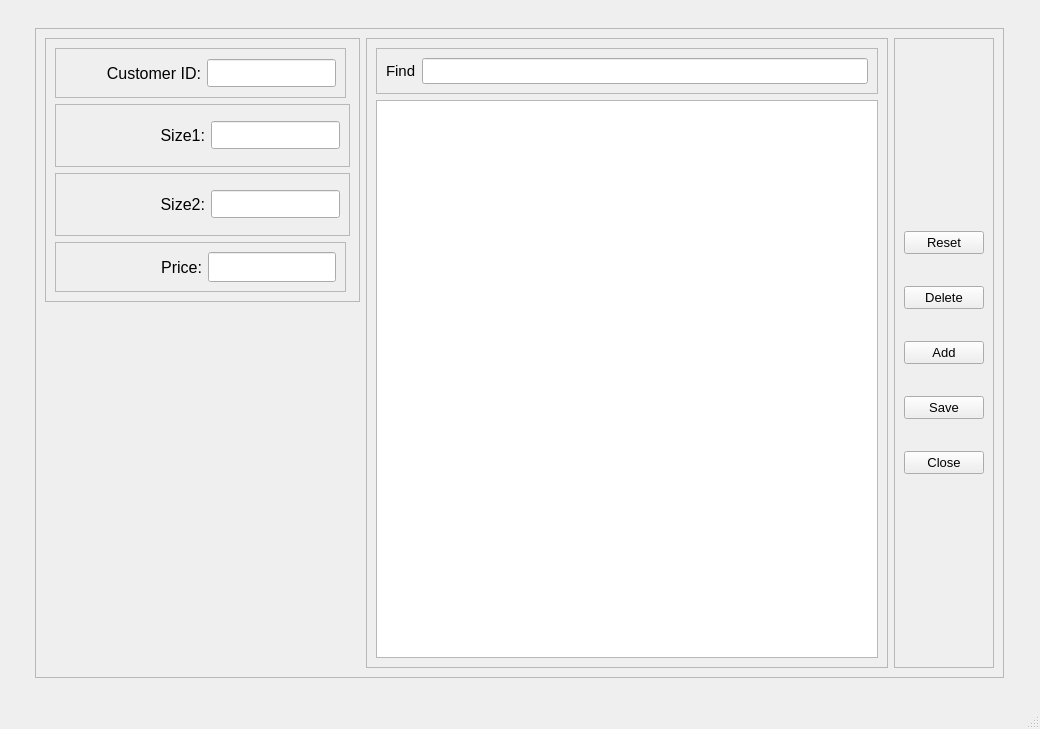
<?xml version="1.0" encoding="UTF-8"?>
<ui version="4.0">
 <class>PTCharge</class>
 <widget class="QMainWindow" name="PTCharge">
  <property name="geometry">
   <rect>
    <x>0</x>
    <y>0</y>
    <width>1040</width>
    <height>729</height>
   </rect>
  </property>
  <property name="minimumSize">
   <size>
    <width>997</width>
    <height>729</height>
   </size>
  </property>
  <property name="windowTitle">
   <string>A19. Finger Joint KD Charge</string>
  </property>
  <property name="styleSheet">
   <string notr="true"/>
  </property>
  <widget class="QWidget" name="centralwidget">
   <layout class="QGridLayout" name="gridLayout">
    <item row="0" column="0" alignment="Qt::AlignHCenter|Qt::AlignVCenter">
     <widget class="QFrame" name="frame">
      <property name="maximumSize">
       <size>
        <width>975</width>
        <height>654</height>
       </size>
      </property>
      <property name="frameShape">
       <enum>QFrame::StyledPanel</enum>
      </property>
      <property name="frameShadow">
       <enum>QFrame::Raised</enum>
      </property>
      <layout class="QHBoxLayout" name="horizontalLayout">
       <item alignment="Qt::AlignLeft|Qt::AlignTop">
        <widget class="QFrame" name="frame_2">
         <property name="minimumSize">
          <size>
           <width>315</width>
           <height>264</height>
          </size>
         </property>
         <property name="maximumSize">
          <size>
           <width>315</width>
           <height>131</height>
          </size>
         </property>
         <property name="frameShape">
          <enum>QFrame::StyledPanel</enum>
         </property>
         <property name="frameShadow">
          <enum>QFrame::Raised</enum>
         </property>
         <layout class="QVBoxLayout" name="verticalLayout">
          <item>
           <widget class="QFrame" name="frame_5">
            <property name="minimumSize">
             <size>
              <width>291</width>
              <height>50</height>
             </size>
            </property>
            <property name="maximumSize">
             <size>
              <width>291</width>
              <height>50</height>
             </size>
            </property>
            <property name="frameShape">
             <enum>QFrame::StyledPanel</enum>
            </property>
            <property name="frameShadow">
             <enum>QFrame::Raised</enum>
            </property>
            <layout class="QHBoxLayout" name="horizontalLayout_3">
             <item>
              <widget class="QLabel" name="label">
               <property name="font">
                <font>
                 <pointsize>12</pointsize>
                </font>
               </property>
               <property name="text">
                <string>Customer ID:</string>
               </property>
               <property name="alignment">
                <set>Qt::AlignRight|Qt::AlignTrailing|Qt::AlignVCenter</set>
               </property>
              </widget>
             </item>
             <item>
              <widget class="QLineEdit" name="customerID">
               <property name="minimumSize">
                <size>
                 <width>129</width>
                 <height>28</height>
                </size>
               </property>
               <property name="maximumSize">
                <size>
                 <width>129</width>
                 <height>28</height>
                </size>
               </property>
               <property name="font">
                <font>
                 <pointsize>12</pointsize>
                </font>
               </property>
              </widget>
             </item>
            </layout>
           </widget>
          </item>
          <item>
           <widget class="QFrame" name="frame_8">
            <property name="frameShape">
             <enum>QFrame::StyledPanel</enum>
            </property>
            <property name="frameShadow">
             <enum>QFrame::Raised</enum>
            </property>
            <layout class="QHBoxLayout" name="horizontalLayout_6">
             <item>
              <widget class="QLabel" name="label_4">
               <property name="font">
                <font>
                 <pointsize>12</pointsize>
                </font>
               </property>
               <property name="text">
                <string>Size1:</string>
               </property>
               <property name="alignment">
                <set>Qt::AlignRight|Qt::AlignTrailing|Qt::AlignVCenter</set>
               </property>
              </widget>
             </item>
             <item>
              <widget class="QLineEdit" name="size1">
               <property name="minimumSize">
                <size>
                 <width>129</width>
                 <height>28</height>
                </size>
               </property>
               <property name="maximumSize">
                <size>
                 <width>129</width>
                 <height>28</height>
                </size>
               </property>
               <property name="font">
                <font>
                 <pointsize>12</pointsize>
                </font>
               </property>
              </widget>
             </item>
            </layout>
           </widget>
          </item>
          <item>
           <widget class="QFrame" name="frame_9">
            <property name="frameShape">
             <enum>QFrame::StyledPanel</enum>
            </property>
            <property name="frameShadow">
             <enum>QFrame::Raised</enum>
            </property>
            <layout class="QHBoxLayout" name="horizontalLayout_5">
             <item>
              <widget class="QLabel" name="label_5">
               <property name="font">
                <font>
                 <pointsize>12</pointsize>
                </font>
               </property>
               <property name="text">
                <string>Size2:</string>
               </property>
               <property name="alignment">
                <set>Qt::AlignRight|Qt::AlignTrailing|Qt::AlignVCenter</set>
               </property>
              </widget>
             </item>
             <item>
              <widget class="QLineEdit" name="size2">
               <property name="minimumSize">
                <size>
                 <width>129</width>
                 <height>28</height>
                </size>
               </property>
               <property name="maximumSize">
                <size>
                 <width>129</width>
                 <height>28</height>
                </size>
               </property>
               <property name="font">
                <font>
                 <pointsize>12</pointsize>
                </font>
               </property>
              </widget>
             </item>
            </layout>
           </widget>
          </item>
          <item>
           <widget class="QFrame" name="frame_6">
            <property name="minimumSize">
             <size>
              <width>291</width>
              <height>50</height>
             </size>
            </property>
            <property name="maximumSize">
             <size>
              <width>291</width>
              <height>50</height>
             </size>
            </property>
            <property name="frameShape">
             <enum>QFrame::StyledPanel</enum>
            </property>
            <property name="frameShadow">
             <enum>QFrame::Raised</enum>
            </property>
            <layout class="QHBoxLayout" name="horizontalLayout_2">
             <item>
              <widget class="QLabel" name="label_2">
               <property name="minimumSize">
                <size>
                 <width>0</width>
                 <height>0</height>
                </size>
               </property>
               <property name="maximumSize">
                <size>
                 <width>16777215</width>
                 <height>16777215</height>
                </size>
               </property>
               <property name="font">
                <font>
                 <pointsize>12</pointsize>
                </font>
               </property>
               <property name="layoutDirection">
                <enum>Qt::LeftToRight</enum>
               </property>
               <property name="text">
                <string>Price:</string>
               </property>
               <property name="alignment">
                <set>Qt::AlignRight|Qt::AlignTrailing|Qt::AlignVCenter</set>
               </property>
               <property name="indent">
                <number>-1</number>
               </property>
              </widget>
             </item>
             <item>
              <widget class="QLineEdit" name="price">
               <property name="minimumSize">
                <size>
                 <width>128</width>
                 <height>28</height>
                </size>
               </property>
               <property name="maximumSize">
                <size>
                 <width>127</width>
                 <height>120</height>
                </size>
               </property>
               <property name="font">
                <font>
                 <pointsize>12</pointsize>
                </font>
               </property>
              </widget>
             </item>
            </layout>
           </widget>
          </item>
         </layout>
         <zorder>frame_8</zorder>
         <zorder>frame_5</zorder>
         <zorder>frame_6</zorder>
         <zorder>frame_9</zorder>
        </widget>
       </item>
       <item>
        <widget class="QFrame" name="frame_3">
         <property name="minimumSize">
          <size>
           <width>522</width>
           <height>630</height>
          </size>
         </property>
         <property name="maximumSize">
          <size>
           <width>522</width>
           <height>630</height>
          </size>
         </property>
         <property name="frameShape">
          <enum>QFrame::StyledPanel</enum>
         </property>
         <property name="frameShadow">
          <enum>QFrame::Raised</enum>
         </property>
         <layout class="QVBoxLayout" name="verticalLayout_2">
          <item>
           <widget class="QFrame" name="frame_7">
            <property name="frameShape">
             <enum>QFrame::StyledPanel</enum>
            </property>
            <property name="frameShadow">
             <enum>QFrame::Raised</enum>
            </property>
            <layout class="QHBoxLayout" name="horizontalLayout_4">
             <item>
              <widget class="QLabel" name="label_3">
               <property name="font">
                <font>
                 <pointsize>11</pointsize>
                </font>
               </property>
               <property name="text">
                <string>Find</string>
               </property>
              </widget>
             </item>
             <item>
              <widget class="QLineEdit" name="searchBar">
               <property name="font">
                <font>
                 <pointsize>11</pointsize>
                </font>
               </property>
              </widget>
             </item>
            </layout>
           </widget>
          </item>
          <item>
           <widget class="QTableView" name="tableView"/>
          </item>
         </layout>
        </widget>
       </item>
       <item>
        <widget class="QFrame" name="frame_4">
         <property name="minimumSize">
          <size>
           <width>100</width>
           <height>630</height>
          </size>
         </property>
         <property name="maximumSize">
          <size>
           <width>100</width>
           <height>630</height>
          </size>
         </property>
         <property name="frameShape">
          <enum>QFrame::StyledPanel</enum>
         </property>
         <property name="frameShadow">
          <enum>QFrame::Raised</enum>
         </property>
         <layout class="QVBoxLayout" name="verticalLayout_3">
          <property name="spacing">
           <number>0</number>
          </property>
          <property name="topMargin">
           <number>160</number>
          </property>
          <property name="bottomMargin">
           <number>160</number>
          </property>
          <item>
           <widget class="QPushButton" name="resetButton">
            <property name="font">
             <font>
              <pointsize>10</pointsize>
             </font>
            </property>
            <property name="text">
             <string>Reset</string>
            </property>
           </widget>
          </item>
          <item>
           <widget class="QPushButton" name="deleteButton">
            <property name="font">
             <font>
              <pointsize>10</pointsize>
             </font>
            </property>
            <property name="text">
             <string>Delete</string>
            </property>
           </widget>
          </item>
          <item>
           <widget class="QPushButton" name="addButton">
            <property name="font">
             <font>
              <pointsize>10</pointsize>
             </font>
            </property>
            <property name="text">
             <string>Add</string>
            </property>
           </widget>
          </item>
          <item>
           <widget class="QPushButton" name="saveButton">
            <property name="font">
             <font>
              <pointsize>10</pointsize>
             </font>
            </property>
            <property name="text">
             <string>Save</string>
            </property>
           </widget>
          </item>
          <item>
           <widget class="QPushButton" name="closeButton">
            <property name="font">
             <font>
              <pointsize>10</pointsize>
             </font>
            </property>
            <property name="text">
             <string>Close</string>
            </property>
           </widget>
          </item>
         </layout>
        </widget>
       </item>
      </layout>
     </widget>
    </item>
   </layout>
  </widget>
  <widget class="QMenuBar" name="menubar">
   <property name="geometry">
    <rect>
     <x>0</x>
     <y>0</y>
     <width>1040</width>
     <height>26</height>
    </rect>
   </property>
  </widget>
  <widget class="QStatusBar" name="statusbar"/>
 </widget>
 <resources/>
 <connections/>
</ui>
